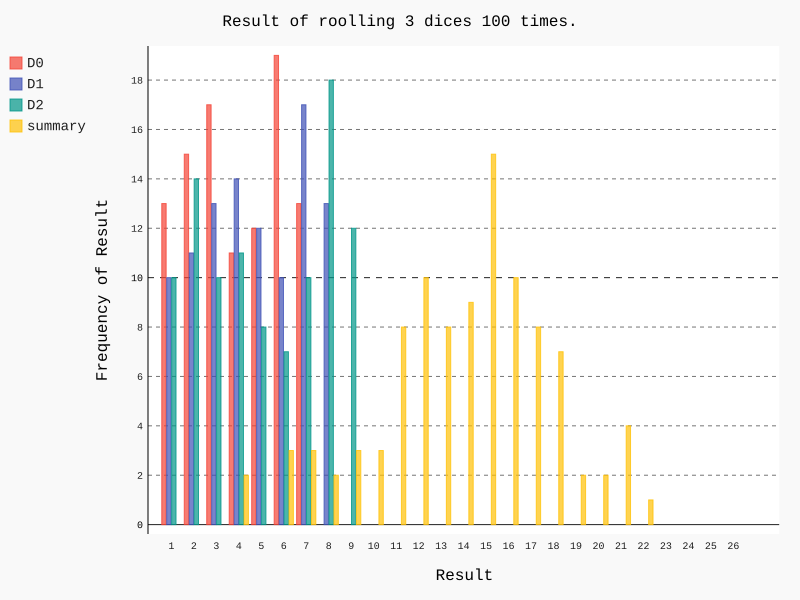

The script that drew this image:
'''
/* File Info 
 * Author:      Linbin Lai 
 * CreateTime:  2019/11/18 下午6:47:50 
 * LastEditor:  Linbin Lai 
 * ModifyTime:  2019/11/18 下午6:48:30 
 * Description:  可以统计同时掷多个不同的骰子的结果 
*/ 
'''
from random import randint
import pygal

class Dice():
    """表示一个骰子的类"""
    def __init__ (self,sides_num=6):#初始化骰子，设置骰子有六个面
        self.sides_num=sides_num

    def set_sides(self,sides_num):
        self.sides_num=sides_num

    def roll(self):#返回一个1-sides_num之间的随机值
        return randint(1,self.sides_num)

    def dice_rolling(self,rool_times):
        results=[]
        
        for a in range(0,rool_times):
            result=self.roll()
            results.append(result)
        return results

def add_list(list1,list2):
    addlists=[]
    for value1,value2 in zip(list1, list2):#用zip函数将两个列表打包保证value1和value2各自在两个列表中循环
        add_element=value1+value2
        addlists.append(add_element)

    return addlists

def result_frequency_static(results,sides):
    #对结果进行统计
    frequencies=[]
    for value in range(1,sides+1):
        frequency=results.count(value)
        frequencies.append(frequency)
    print(frequencies)
    return frequencies




if __name__ == "__main__":
    die=Dice()

    hist=pygal.Bar()
    frequencies=[]
   

    rool_times=int(input("please input the rooling times:\n"))
    dice_num=int(input("please input the number of dices:\n"))

    hist.title=f"Result of roolling {dice_num} dices {rool_times} times."
    hist.x_labels=list(range(1,dice_num*9))
    hist.x_title="Result"
    hist.y_title="Frequency of Result"

    result_add=[0]*rool_times
    print(result_add)
    
    for i in range(0,dice_num):
        dice_sides=int(input(f"please input the sides of dice_{i} 【<10】:\n"))
        die.set_sides(dice_sides)
        results=die.dice_rolling(rool_times)

        print(results)

        frequencies=result_frequency_static(results,dice_sides)

        hist.add(f'D{i}',frequencies)

        result_add=add_list(result_add,results)
        results=[]
    
    frequencies=result_frequency_static(result_add,dice_num*9)
    hist.add('summary',frequencies)
    hist.render_to_file('dice_enhance.svg')


    pass
